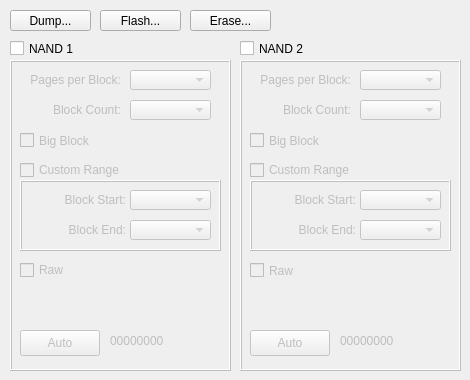
      <widget class="QWidget" name="tabNAND">
       <attribute name="title">
        <string>NAND</string>
       </attribute>
       <widget class="QCheckBox" name="cboxNand1">
        <property name="geometry">
         <rect>
          <x>10</x>
          <y>40</y>
          <width>221</width>
          <height>17</height>
         </rect>
        </property>
        <property name="text">
         <string>NAND 1</string>
        </property>
       </widget>
       <widget class="QPushButton" name="btnNandFlash">
        <property name="geometry">
         <rect>
          <x>100</x>
          <y>10</y>
          <width>81</width>
          <height>21</height>
         </rect>
        </property>
        <property name="text">
         <string>Flash...</string>
        </property>
       </widget>
       <widget class="QPushButton" name="btnNandDump">
        <property name="geometry">
         <rect>
          <x>10</x>
          <y>10</y>
          <width>81</width>
          <height>21</height>
         </rect>
        </property>
        <property name="text">
         <string>Dump...</string>
        </property>
       </widget>
       <widget class="QCheckBox" name="cboxNand2">
        <property name="geometry">
         <rect>
          <x>240</x>
          <y>40</y>
          <width>221</width>
          <height>17</height>
         </rect>
        </property>
        <property name="text">
         <string>NAND 2</string>
        </property>
       </widget>
       <widget class="QFrame" name="frmNand2">
        <property name="enabled">
         <bool>false</bool>
        </property>
        <property name="geometry">
         <rect>
          <x>240</x>
          <y>60</y>
          <width>221</width>
          <height>311</height>
         </rect>
        </property>
        <property name="frameShape">
         <enum>QFrame::Box</enum>
        </property>
        <property name="frameShadow">
         <enum>QFrame::Raised</enum>
        </property>
        <widget class="QFrame" name="frmNand2CustomRange">
         <property name="enabled">
          <bool>false</bool>
         </property>
         <property name="geometry">
          <rect>
           <x>10</x>
           <y>120</y>
           <width>201</width>
           <height>71</height>
          </rect>
         </property>
         <property name="frameShape">
          <enum>QFrame::Box</enum>
         </property>
         <property name="frameShadow">
          <enum>QFrame::Raised</enum>
         </property>
         <widget class="QLabel" name="lblNand2BlockStart">
          <property name="geometry">
           <rect>
            <x>5</x>
            <y>10</y>
            <width>101</width>
            <height>20</height>
           </rect>
          </property>
          <property name="text">
           <string>Block Start:</string>
          </property>
          <property name="alignment">
           <set>Qt::AlignRight|Qt::AlignTrailing|Qt::AlignVCenter</set>
          </property>
         </widget>
         <widget class="QLabel" name="lblNand2BlockEnd">
          <property name="geometry">
           <rect>
            <x>5</x>
            <y>40</y>
            <width>101</width>
            <height>20</height>
           </rect>
          </property>
          <property name="text">
           <string>Block End:</string>
          </property>
          <property name="alignment">
           <set>Qt::AlignRight|Qt::AlignTrailing|Qt::AlignVCenter</set>
          </property>
         </widget>
         <widget class="QComboBox" name="cbNand2BlockStart">
          <property name="geometry">
           <rect>
            <x>110</x>
            <y>10</y>
            <width>81</width>
            <height>20</height>
           </rect>
          </property>
         </widget>
         <widget class="QComboBox" name="cbNand2BlockEnd">
          <property name="geometry">
           <rect>
            <x>110</x>
            <y>40</y>
            <width>81</width>
            <height>20</height>
           </rect>
          </property>
         </widget>
        </widget>
        <widget class="QCheckBox" name="cboxNand2CustomRange">
         <property name="geometry">
          <rect>
           <x>10</x>
           <y>100</y>
           <width>201</width>
           <height>20</height>
          </rect>
         </property>
         <property name="text">
          <string>Custom Range</string>
         </property>
        </widget>
        <widget class="QLabel" name="lblNand2BlockSize">
         <property name="geometry">
          <rect>
           <x>10</x>
           <y>10</y>
           <width>101</width>
           <height>20</height>
          </rect>
         </property>
         <property name="text">
          <string>Pages per Block:</string>
         </property>
         <property name="alignment">
          <set>Qt::AlignRight|Qt::AlignTrailing|Qt::AlignVCenter</set>
         </property>
        </widget>
        <widget class="QLabel" name="lblNand2BlockCount">
         <property name="geometry">
          <rect>
           <x>10</x>
           <y>40</y>
           <width>101</width>
           <height>20</height>
          </rect>
         </property>
         <property name="text">
          <string>Block Count:</string>
         </property>
         <property name="alignment">
          <set>Qt::AlignRight|Qt::AlignTrailing|Qt::AlignVCenter</set>
         </property>
        </widget>
        <widget class="QComboBox" name="cbNand2PagesPerBlock">
         <property name="geometry">
          <rect>
           <x>120</x>
           <y>10</y>
           <width>81</width>
           <height>20</height>
          </rect>
         </property>
        </widget>
        <widget class="QComboBox" name="cbNand2BlockCount">
         <property name="geometry">
          <rect>
           <x>120</x>
           <y>40</y>
           <width>81</width>
           <height>20</height>
          </rect>
         </property>
        </widget>
        <widget class="QCheckBox" name="cboxNand2BigBlock">
         <property name="geometry">
          <rect>
           <x>10</x>
           <y>70</y>
           <width>201</width>
           <height>21</height>
          </rect>
         </property>
         <property name="text">
          <string>Big Block</string>
         </property>
        </widget>
        <widget class="QCheckBox" name="cboxNand2Raw">
         <property name="geometry">
          <rect>
           <x>10</x>
           <y>200</y>
           <width>201</width>
           <height>21</height>
          </rect>
         </property>
         <property name="text">
          <string>Raw</string>
         </property>
        </widget>
        <widget class="QPushButton" name="btnAutoNand2">
         <property name="geometry">
          <rect>
           <x>10</x>
           <y>270</y>
           <width>80</width>
           <height>26</height>
          </rect>
         </property>
         <property name="text">
          <string>Auto</string>
         </property>
        </widget>
        <widget class="QLabel" name="lblIdCode2">
         <property name="geometry">
          <rect>
           <x>100</x>
           <y>270</y>
           <width>111</width>
           <height>21</height>
          </rect>
         </property>
         <property name="text">
          <string>00000000</string>
         </property>
        </widget>
        <widget class="QLabel" name="lblNand2Maker">
         <property name="geometry">
          <rect>
           <x>100</x>
           <y>290</y>
           <width>111</width>
           <height>16</height>
          </rect>
         </property>
         <property name="text">
          <string/>
         </property>
        </widget>
       </widget>
       <widget class="QFrame" name="frmNand1">
        <property name="enabled">
         <bool>false</bool>
        </property>
        <property name="geometry">
         <rect>
          <x>10</x>
          <y>60</y>
          <width>221</width>
          <height>311</height>
         </rect>
        </property>
        <property name="frameShape">
         <enum>QFrame::Box</enum>
        </property>
        <property name="frameShadow">
         <enum>QFrame::Raised</enum>
        </property>
        <widget class="QFrame" name="frmNand1CustomRange">
         <property name="enabled">
          <bool>false</bool>
         </property>
         <property name="geometry">
          <rect>
           <x>10</x>
           <y>120</y>
           <width>201</width>
           <height>71</height>
          </rect>
         </property>
         <property name="frameShape">
          <enum>QFrame::Box</enum>
         </property>
         <property name="frameShadow">
          <enum>QFrame::Raised</enum>
         </property>
         <widget class="QLabel" name="lblNand1BlockStart">
          <property name="geometry">
           <rect>
            <x>5</x>
            <y>10</y>
            <width>101</width>
            <height>20</height>
           </rect>
          </property>
          <property name="text">
           <string>Block Start:</string>
          </property>
          <property name="alignment">
           <set>Qt::AlignRight|Qt::AlignTrailing|Qt::AlignVCenter</set>
          </property>
         </widget>
         <widget class="QLabel" name="lblNand1BlockEnd">
          <property name="geometry">
           <rect>
            <x>5</x>
            <y>40</y>
            <width>101</width>
            <height>20</height>
           </rect>
          </property>
          <property name="text">
           <string>Block End:</string>
          </property>
          <property name="alignment">
           <set>Qt::AlignRight|Qt::AlignTrailing|Qt::AlignVCenter</set>
          </property>
         </widget>
         <widget class="QComboBox" name="cbNand1BlockStart">
          <property name="geometry">
           <rect>
            <x>110</x>
            <y>10</y>
            <width>81</width>
            <height>20</height>
           </rect>
          </property>
         </widget>
         <widget class="QComboBox" name="cbNand1BlockEnd">
          <property name="geometry">
           <rect>
            <x>110</x>
            <y>40</y>
            <width>81</width>
            <height>20</height>
           </rect>
          </property>
         </widget>
        </widget>
        <widget class="QCheckBox" name="cboxNand1Raw">
         <property name="geometry">
          <rect>
           <x>10</x>
           <y>200</y>
           <width>201</width>
           <height>20</height>
          </rect>
         </property>
         <property name="text">
          <string>Raw</string>
         </property>
        </widget>
        <widget class="QLabel" name="lblNand1BlockSize">
         <property name="geometry">
          <rect>
           <x>10</x>
           <y>10</y>
           <width>101</width>
           <height>20</height>
          </rect>
         </property>
         <property name="text">
          <string>Pages per Block:</string>
         </property>
         <property name="alignment">
          <set>Qt::AlignRight|Qt::AlignTrailing|Qt::AlignVCenter</set>
         </property>
        </widget>
        <widget class="QLabel" name="lblNand1BlockCount">
         <property name="geometry">
          <rect>
           <x>10</x>
           <y>40</y>
           <width>101</width>
           <height>20</height>
          </rect>
         </property>
         <property name="text">
          <string>Block Count:</string>
         </property>
         <property name="alignment">
          <set>Qt::AlignRight|Qt::AlignTrailing|Qt::AlignVCenter</set>
         </property>
        </widget>
        <widget class="QComboBox" name="cbNand1PagesPerBlock">
         <property name="geometry">
          <rect>
           <x>120</x>
           <y>10</y>
           <width>81</width>
           <height>20</height>
          </rect>
         </property>
        </widget>
        <widget class="QComboBox" name="cbNand1BlockCount">
         <property name="geometry">
          <rect>
           <x>120</x>
           <y>40</y>
           <width>81</width>
           <height>20</height>
          </rect>
         </property>
        </widget>
        <widget class="QCheckBox" name="cboxNand1BigBlock">
         <property name="geometry">
          <rect>
           <x>10</x>
           <y>70</y>
           <width>201</width>
           <height>21</height>
          </rect>
         </property>
         <property name="text">
          <string>Big Block</string>
         </property>
        </widget>
        <widget class="QCheckBox" name="cboxNand1CustomRange">
         <property name="geometry">
          <rect>
           <x>10</x>
           <y>100</y>
           <width>201</width>
           <height>20</height>
          </rect>
         </property>
         <property name="text">
          <string>Custom Range</string>
         </property>
        </widget>
        <widget class="QPushButton" name="btnAutoNand1">
         <property name="geometry">
          <rect>
           <x>10</x>
           <y>270</y>
           <width>80</width>
           <height>26</height>
          </rect>
         </property>
         <property name="text">
          <string>Auto</string>
         </property>
        </widget>
        <widget class="QLabel" name="lblIdCode1">
         <property name="geometry">
          <rect>
           <x>100</x>
           <y>270</y>
           <width>111</width>
           <height>21</height>
          </rect>
         </property>
         <property name="text">
          <string>00000000</string>
         </property>
        </widget>
        <widget class="QLabel" name="lblNand1Maker">
         <property name="geometry">
          <rect>
           <x>100</x>
           <y>290</y>
           <width>111</width>
           <height>16</height>
          </rect>
         </property>
         <property name="text">
          <string/>
         </property>
        </widget>
       </widget>
       <widget class="QPushButton" name="btnNandErase">
        <property name="geometry">
         <rect>
          <x>190</x>
          <y>10</y>
          <width>81</width>
          <height>21</height>
         </rect>
        </property>
        <property name="text">
         <string>Erase...</string>
        </property>
       </widget>
      </widget>
